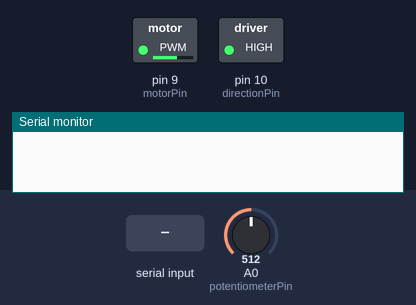
Bench run of a sketch on a simulated Arduino Uno, built with avr-gcc and run on an emulated ATmega328P. Parts: switched loads named in the sketch (green lamp = pin HIGH), the last lines printed to the serial monitor. The inputs (shaded band) are chosen by the test bench; at power-on: A0 (potentiometerPin) = 512.

Above: at 2.3 s.
2.4 s: "90,45\n" received over Serial
At 3.3 s:
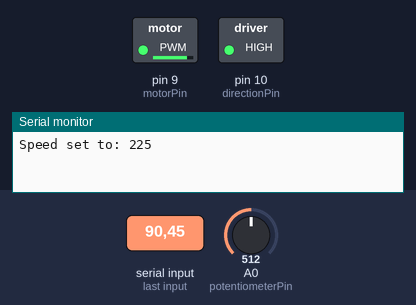
5.4 s: "D90\n" received over Serial
At 8.06 s:
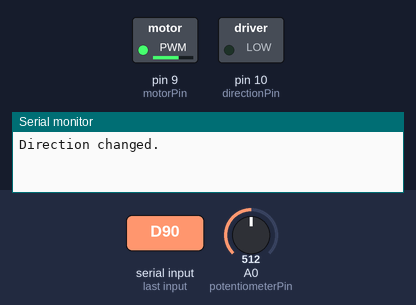
8.4 s: A0 (potentiometerPin) set to 306
At 11.31 s:
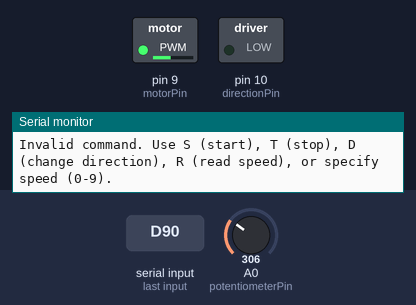
11.4 s: "S,45\n" received over Serial
At 12.6 s:
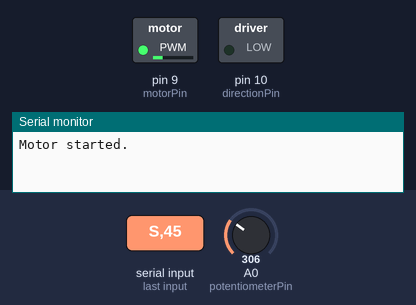
14.4 s: "30,150\n" received over Serial
17.4 s: A0 (potentiometerPin) set to 218
20.4 s: A0 (potentiometerPin) set to 204
Timing chart, 0 to 23.1 s (numbered marks = the images above; inputs shaded):
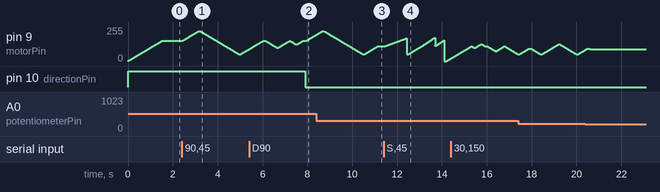

Measured:
- after the input at 5.4 s, pin 10 (directionPin): HIGH → LOW after 2.5 s

The sketch:

Food_Mixer.ino
```cpp
// Define pin numbers
const int motorPin = 9;          // Pin connected to the motor
const int directionPin = 10;     // Pin connected to direction control
const int potentiometerPin = A0; // Pin connected to potentiometer

// Define motor directions
const int clockwise = HIGH;
const int counterclockwise = LOW;

// Define minimum and maximum speed values
const int minSpeed = 50;  // Minimum speed required to start the motor
const int maxSpeed = 255;

// Define ramp up/down duration (in milliseconds)
const unsigned int rampDuration = 1000; // 1 second

// Define timeout for stop command (in milliseconds)
const unsigned long stopTimeout = 5000; // 5 seconds

unsigned long lastStopTime = 0; // Variable to store the time when stop command was last received
int currentSpeed = 0; // Variable to store the current speed of the motor
bool motorRunning = false; // Flag to indicate if the motor is running
bool directionChanging = false; // Flag to indicate if the direction is being changed

void setup() {
  // Initialize serial communication
  Serial.begin(9600);

  // Set motor and direction pins as outputs
  pinMode(motorPin, OUTPUT);
  pinMode(directionPin, OUTPUT);

  // Set initial direction (clockwise)
  digitalWrite(directionPin, clockwise);
}

void loop() {
  // Read speed from potentiometer
  int targetSpeed = map(analogRead(potentiometerPin), 0, 1023, minSpeed, maxSpeed);

  // Smoothly adjust motor speed
  smoothSpeed(targetSpeed);

  // Check for stop command timeout
  if (millis() - lastStopTime >= stopTimeout && motorRunning) {
    stopMotor();
  }

  // Check if data is available in the serial buffer
  if (Serial.available() > 0) {
    // Read the command from serial input
    char command = Serial.read();

    // Perform corresponding actions based on the command
    switch (command) {
      case 'S': // Start motor
        startMotor();
        break;
      case 'T': // Stop motor
        stopMotor();
        break;
      case 'D': // Change direction
        if (!motorRunning) {
          changeDirection();
        } else {
          directionChanging = true;
          Serial.println("Direction cannot be changed while motor is running.");
        }
        break;
      case 'R': // Read current speed
        readSpeed();
        break;
      default:
        // Check if command is a digit (for setting speed via serial input)
        if (isdigit(command)) {
          int speed = (command - '0') * 25; // Convert char to integer and scale to a range of 0-255
          setSpeed(speed);
        } else {
          // Invalid command
          Serial.println("Invalid command. Use S (start), T (stop), D (change direction), R (read speed), or specify speed (0-9).");
        }
        break;
    }
  }

  // Delay to stabilize readings
  delay(50);
}

void startMotor() {
  // Check if speed is sufficient to start the motor
  if (currentSpeed >= minSpeed) {
    motorRunning = true;
    rampSpeed(currentSpeed, minSpeed, rampDuration);
    Serial.println("Motor started.");
  } else {
    Serial.println("Speed is too low to start the motor.");
  }
}

void stopMotor() {
  if (motorRunning) {
    motorRunning = false;
    rampSpeed(currentSpeed, 0, rampDuration);
    lastStopTime = millis(); // Update stop time
    Serial.println("Motor stopped.");
  }
}

void changeDirection() {
  // Toggle the direction
  digitalWrite(directionPin, !digitalRead(directionPin));
  Serial.println("Direction changed.");
}

void readSpeed() {
  // Read and print the current speed
  Serial.print("Current speed: ");
  Serial.println(currentSpeed);
}

void setSpeed(int speed) {
  // Ensure speed is within the valid range
  speed = constrain(speed, minSpeed, maxSpeed);

  // Smoothly adjust motor speed
  smoothSpeed(speed);
  Serial.print("Speed set to: ");
  Serial.println(speed);
}

void smoothSpeed(int targetSpeed) {
  // Smoothly adjust motor speed to the target speed
  int step = (targetSpeed > currentSpeed) ? 1 : -1;
  for (int i = currentSpeed; i != targetSpeed; i += step) {
    analogWrite(motorPin, i);
    delay(10); // Adjust delay for smoother transition
    currentSpeed = i;
  }
  analogWrite(motorPin, targetSpeed); // Ensure final speed is set correctly
  currentSpeed = targetSpeed; // Update current speed
}

void rampSpeed(int startSpeed, int targetSpeed, unsigned int duration) {
  // Ramp up or down motor speed gradually
  int step = (targetSpeed > startSpeed) ? 1 : -1;
  unsigned long startTime = millis();
  while (millis() - startTime < duration) {
    int elapsedTime = millis() - startTime;
    int newSpeed = startSpeed + (step * elapsedTime * (targetSpeed - startSpeed)) / duration;
    analogWrite(motorPin, newSpeed);
    delay(10); // Adjust delay for smoother transition
  }
  analogWrite(motorPin, targetSpeed); // Ensure final speed is set correctly
  currentSpeed = targetSpeed; // Update current speed
}
```
